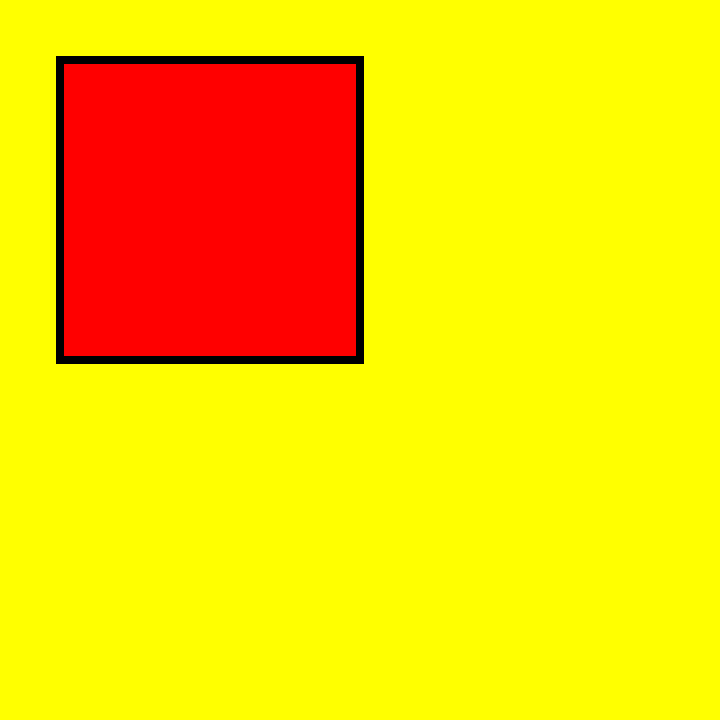
Frame 1 (no input)
Frame 60 (no input): identical to frame 1, image omitted
Frame 120 (the mouse pressed at the canvas centre since frame 60): identical to frame 1, image omitted

The p5.js sketch that drew this single still picture (run headless with seeded random() and noise() and a simulated clock; from frame 60 on, the mouse is pressed at the canvas centre):

// p5.js sketch
// ── sketch.js
function setup() { //runs once
 createCanvas (720,720); //creates a canvas 720px x 720 px
 background (255,255,0);

}

function draw() { //runs in a loop
fill (255,0,0); //fils colour
strokeWeight (8); //assigns stroke weight
translate (60,60); //creates a new origin point
  quad (0,0,
        300,0,
        300,300,
         0,300);


}
